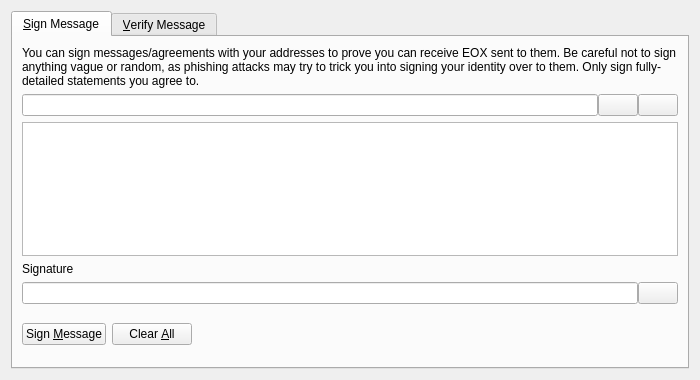
<?xml version="1.0" encoding="UTF-8"?>
<ui version="4.0">
 <class>SignVerifyMessageDialog</class>
 <widget class="QDialog" name="SignVerifyMessageDialog">
  <property name="geometry">
   <rect>
    <x>0</x>
    <y>0</y>
    <width>700</width>
    <height>380</height>
   </rect>
  </property>
  <property name="windowTitle">
   <string>Signatures - Sign / Verify a Message</string>
  </property>
  <property name="modal">
   <bool>true</bool>
  </property>
  <layout class="QVBoxLayout" name="verticalLayout">
   <item>
    <widget class="QTabWidget" name="tabWidget">
     <property name="currentIndex">
      <number>0</number>
     </property>
     <widget class="QWidget" name="tabSignMessage">
      <attribute name="title">
       <string>&amp;Sign Message</string>
      </attribute>
      <layout class="QVBoxLayout" name="verticalLayout_SM">
       <item>
        <widget class="QLabel" name="infoLabel_SM">
         <property name="text">
          <string>You can sign messages/agreements with your addresses to prove you can receive EOX sent to them. Be careful not to sign anything vague or random, as phishing attacks may try to trick you into signing your identity over to them. Only sign fully-detailed statements you agree to.</string>
         </property>
         <property name="textFormat">
          <enum>Qt::PlainText</enum>
         </property>
         <property name="wordWrap">
          <bool>true</bool>
         </property>
        </widget>
       </item>
       <item>
        <layout class="QHBoxLayout" name="horizontalLayout_1_SM">
         <property name="spacing">
          <number>0</number>
         </property>
         <item>
          <widget class="QValidatedLineEdit" name="addressIn_SM">
           <property name="toolTip">
            <string>The EOX address to sign the message with</string>
           </property>
          </widget>
         </item>
         <item>
          <widget class="QPushButton" name="addressBookButton_SM">
           <property name="toolTip">
            <string>Choose previously used address</string>
           </property>
           <property name="text">
            <string/>
           </property>
           <property name="shortcut">
            <string>Alt+A</string>
           </property>
           <property name="autoDefault">
            <bool>false</bool>
           </property>
          </widget>
         </item>
         <item>
          <widget class="QPushButton" name="pasteButton_SM">
           <property name="toolTip">
            <string>Paste address from clipboard</string>
           </property>
           <property name="text">
            <string/>
           </property>
           <property name="shortcut">
            <string>Alt+P</string>
           </property>
           <property name="autoDefault">
            <bool>false</bool>
           </property>
          </widget>
         </item>
        </layout>
       </item>
       <item>
        <widget class="QPlainTextEdit" name="messageIn_SM">
         <property name="toolTip">
          <string>Enter the message you want to sign here</string>
         </property>
        </widget>
       </item>
       <item>
        <widget class="QLabel" name="signatureLabel_SM">
         <property name="text">
          <string>Signature</string>
         </property>
         <property name="textFormat">
          <enum>Qt::PlainText</enum>
         </property>
        </widget>
       </item>
       <item>
        <layout class="QHBoxLayout" name="horizontalLayout_2_SM">
         <property name="spacing">
          <number>0</number>
         </property>
         <item>
          <widget class="QLineEdit" name="signatureOut_SM">
           <property name="font">
            <font>
             <italic>true</italic>
            </font>
           </property>
           <property name="readOnly">
            <bool>true</bool>
           </property>
          </widget>
         </item>
         <item>
          <widget class="QPushButton" name="copySignatureButton_SM">
           <property name="toolTip">
            <string>Copy the current signature to the system clipboard</string>
           </property>
           <property name="text">
            <string/>
           </property>
           <property name="autoDefault">
            <bool>false</bool>
           </property>
          </widget>
         </item>
        </layout>
       </item>
       <item>
        <layout class="QHBoxLayout" name="horizontalLayout_3_SM">
         <item>
          <widget class="QPushButton" name="signMessageButton_SM">
           <property name="toolTip">
            <string>Sign the message to prove you own this EOX address</string>
           </property>
           <property name="text">
            <string>Sign &amp;Message</string>
           </property>
           <property name="autoDefault">
            <bool>false</bool>
           </property>
          </widget>
         </item>
         <item>
          <widget class="QPushButton" name="clearButton_SM">
           <property name="toolTip">
            <string>Reset all sign message fields</string>
           </property>
           <property name="text">
            <string>Clear &amp;All</string>
           </property>
           <property name="autoDefault">
            <bool>false</bool>
           </property>
          </widget>
         </item>
         <item>
          <spacer name="horizontalSpacer_1_SM">
           <property name="orientation">
            <enum>Qt::Horizontal</enum>
           </property>
           <property name="sizeHint" stdset="0">
            <size>
             <width>40</width>
             <height>48</height>
            </size>
           </property>
          </spacer>
         </item>
         <item>
          <widget class="QLabel" name="statusLabel_SM">
           <property name="font">
            <font>
             <weight>75</weight>
             <bold>true</bold>
            </font>
           </property>
           <property name="text">
            <string/>
           </property>
           <property name="wordWrap">
            <bool>true</bool>
           </property>
          </widget>
         </item>
         <item>
          <spacer name="horizontalSpacer_2_SM">
           <property name="orientation">
            <enum>Qt::Horizontal</enum>
           </property>
           <property name="sizeHint" stdset="0">
            <size>
             <width>40</width>
             <height>48</height>
            </size>
           </property>
          </spacer>
         </item>
        </layout>
       </item>
      </layout>
     </widget>
     <widget class="QWidget" name="tabVerifyMessage">
      <attribute name="title">
       <string>&amp;Verify Message</string>
      </attribute>
      <layout class="QVBoxLayout" name="verticalLayout_VM">
       <item>
        <widget class="QLabel" name="infoLabel_VM">
         <property name="text">
          <string>Enter the receiver's address, message (ensure you copy line breaks, spaces, tabs, etc. exactly) and signature below to verify the message. Be careful not to read more into the signature than what is in the signed message itself, to avoid being tricked by a man-in-the-middle attack. Note that this only proves the signing party receives with the address, it cannot prove sendership of any transaction!</string>
         </property>
         <property name="textFormat">
          <enum>Qt::PlainText</enum>
         </property>
         <property name="alignment">
          <set>Qt::AlignLeading|Qt::AlignLeft|Qt::AlignTop</set>
         </property>
         <property name="wordWrap">
          <bool>true</bool>
         </property>
        </widget>
       </item>
       <item>
        <layout class="QHBoxLayout" name="horizontalLayout_1_VM">
         <property name="spacing">
          <number>0</number>
         </property>
         <item>
          <widget class="QValidatedLineEdit" name="addressIn_VM">
           <property name="toolTip">
            <string>The EOX address the message was signed with</string>
           </property>
          </widget>
         </item>
         <item>
          <widget class="QPushButton" name="addressBookButton_VM">
           <property name="toolTip">
            <string>Choose previously used address</string>
           </property>
           <property name="text">
            <string/>
           </property>
           <property name="shortcut">
            <string>Alt+A</string>
           </property>
           <property name="autoDefault">
            <bool>false</bool>
           </property>
          </widget>
         </item>
        </layout>
       </item>
       <item>
        <widget class="QPlainTextEdit" name="messageIn_VM"/>
       </item>
       <item>
        <widget class="QValidatedLineEdit" name="signatureIn_VM"/>
       </item>
       <item>
        <layout class="QHBoxLayout" name="horizontalLayout_2_VM">
         <item>
          <widget class="QPushButton" name="verifyMessageButton_VM">
           <property name="toolTip">
            <string>Verify the message to ensure it was signed with the specified EOX address</string>
           </property>
           <property name="text">
            <string>Verify &amp;Message</string>
           </property>
           <property name="autoDefault">
            <bool>false</bool>
           </property>
          </widget>
         </item>
         <item>
          <widget class="QPushButton" name="clearButton_VM">
           <property name="toolTip">
            <string>Reset all verify message fields</string>
           </property>
           <property name="text">
            <string>Clear &amp;All</string>
           </property>
           <property name="autoDefault">
            <bool>false</bool>
           </property>
          </widget>
         </item>
         <item>
          <spacer name="horizontalSpacer_1_VM">
           <property name="orientation">
            <enum>Qt::Horizontal</enum>
           </property>
           <property name="sizeHint" stdset="0">
            <size>
             <width>40</width>
             <height>48</height>
            </size>
           </property>
          </spacer>
         </item>
         <item>
          <widget class="QLabel" name="statusLabel_VM">
           <property name="font">
            <font>
             <weight>75</weight>
             <bold>true</bold>
            </font>
           </property>
           <property name="text">
            <string/>
           </property>
           <property name="wordWrap">
            <bool>true</bool>
           </property>
          </widget>
         </item>
         <item>
          <spacer name="horizontalSpacer_2_VM">
           <property name="orientation">
            <enum>Qt::Horizontal</enum>
           </property>
           <property name="sizeHint" stdset="0">
            <size>
             <width>40</width>
             <height>48</height>
            </size>
           </property>
          </spacer>
         </item>
        </layout>
       </item>
      </layout>
     </widget>
    </widget>
   </item>
  </layout>
 </widget>
 <customwidgets>
  <customwidget>
   <class>QValidatedLineEdit</class>
   <extends>QLineEdit</extends>
   <header>qvalidatedlineedit.h</header>
  </customwidget>
 </customwidgets>
 <resources>
  <include location="../eox.qrc"/>
 </resources>
 <connections/>
</ui>
